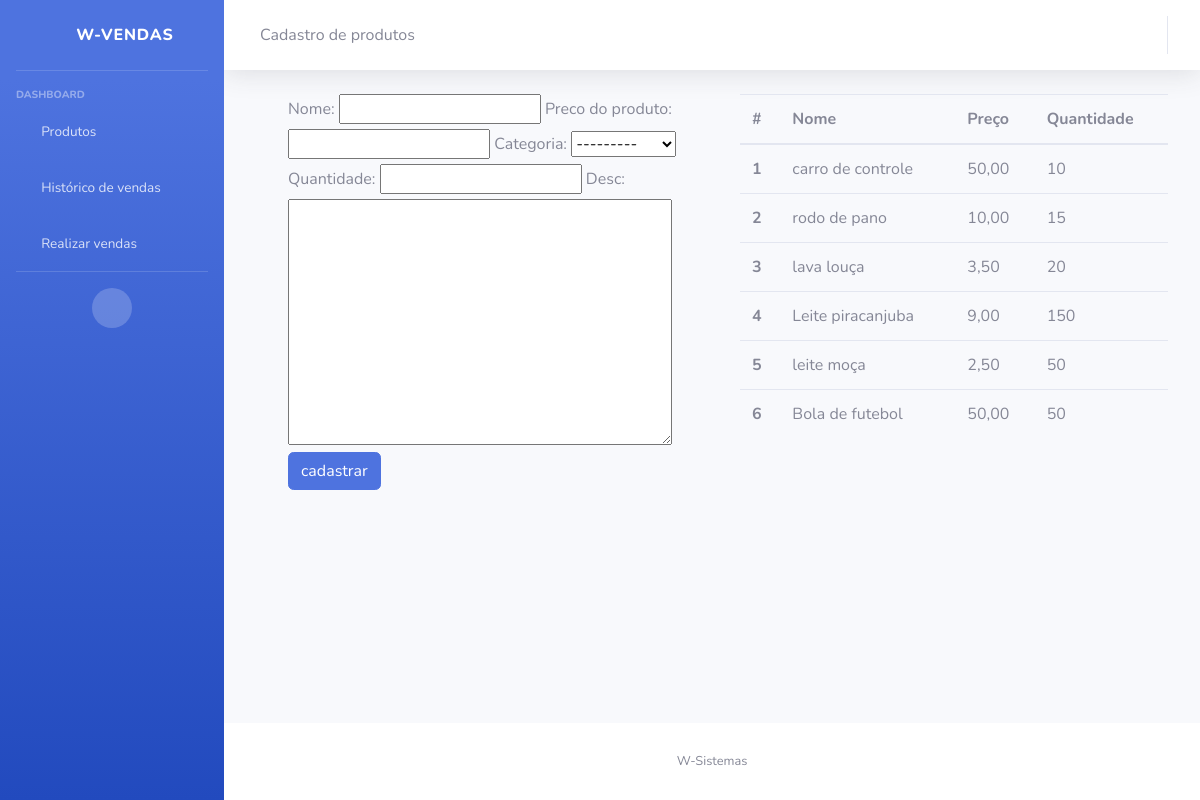
The page /cadastrar_produtos on the database its author committed.
### vendas_app/models.py (models this page shows, shortened)
class Produto(models.Model):
    nome = models.CharField(max_length=150, blank=False, null=False)
    preco_do_produto = models.DecimalField(decimal_places=2, blank=False, null=False, max_digits=6)
    categoria = models.ForeignKey(Categoria, verbose_name='Categoria', on_delete=models.CASCADE)
    quantidade = models.IntegerField()
    desc = models.TextField(max_length=250, blank=True, null=True)

### vendas_app/views/cadastrar_produtos.py (the view)
# urls.py: path('cadastrar_produtos', cadastro_produtos, name='cadastrar_produtos'),
def cadastro_produtos(request):
    produtos = Produto.objects.all()
    if request.method == 'POST':
        form = FormProduto(request.POST)
        if form.is_valid():
            form.save()
            messages.success(request, 'Produto adcionado com sucesso')
            return redirect('/cadastrar_produtos')
    else:
        form = FormProduto()
    return render(request, 'html/produtos.html', {'form': form, 'produtos': produtos})

### vendas_app/forms.py
class FormProduto(forms.ModelForm):
    class Meta:
        model = Produto
        fields = '__all__'

### vendas_app/models.py (called while the page is built)
    def __str__(self):
        return self.nome_categoria

### vendas_app/templates/html/produtos.html (shortened to what this page needs)
{% extends 'base.html' %}
{% block core %}
<a class="collapse-item" href="{% url 'home' %}">
  <i class="fas fa-fw fa-chevron-left"></i>
</a>
Cadastro de produtos
{% endblock%}
{% block content%}
{% load crispy_forms_tags %}
{% load bootstrap %}
    <div class="container ml-3">
      <div class="row">
        <div class="col">
          <form method="post"> {% csrf_token %}
            {{form|bootstrap }}
            <button type="submit" class="btn btn-primary">cadastrar</button>
        </form>
        </div>
        <div class="col">
          <table class="table">
            <thead>
              <tr>
                <th scope="col">#</th>
                <th scope="col">Nome</th>
                <th scope="col">Preço</th>
                <th scope="col">Quantidade</th>
              </tr>
            </thead>
            <tbody>
                {% for produto in produtos%}
                <tr>
                    <th scope="row">{{produto.id}}</th>
                    <td>{{produto.nome}}</td>
                    <td>{{produto.preco_do_produto}}</td>
                    <td>{{produto.quantidade}}</td>
                </tr>
              {% endfor %}
            </tbody>
          </table>
        </div>
      </div>
    </div>
{% endblock content%}

### rows shown on the page
Produto: id "1", nome "carro de controle", preco_do_produto "50,00", quantidade "10"
Produto: id "2", nome "rodo de pano", preco_do_produto "10,00", quantidade "15"
Produto: id "3", nome "lava louça", preco_do_produto "3,50", quantidade "20"
Produto: id "4", nome "Leite piracanjuba", preco_do_produto "9,00", quantidade "150"
Produto: id "5", nome "leite moça", preco_do_produto "2,50", quantidade "50"
Produto: id "6", nome "Bola de futebol", preco_do_produto "50,00", quantidade "50"
